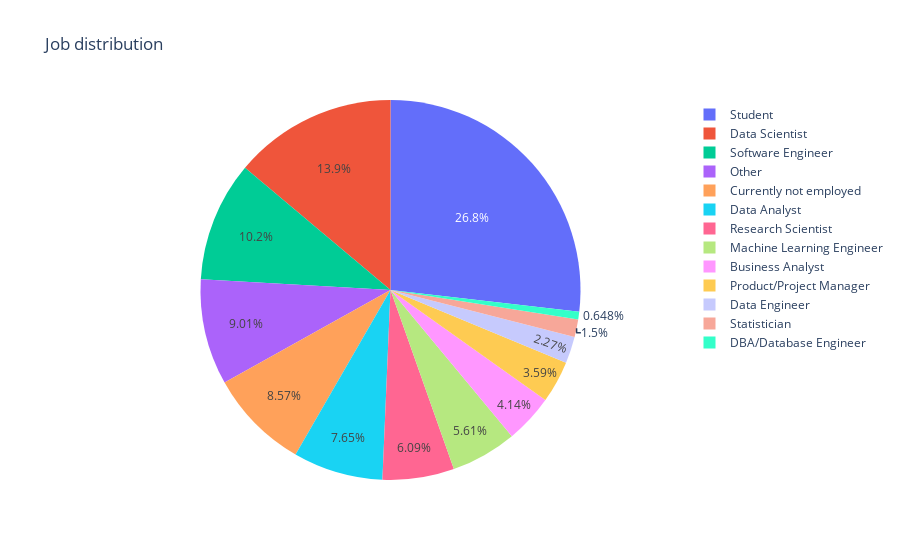

Notebook source saved alongside this figure:
### Code cell
fig = px.pie(Q3, values='Q1', names='Q5', title='Job distribution')
fig.show()

### Figure 1 — Plotly figure (JSON) as saved in the notebook; plotly's stock layout.template omitted (floating-point values rounded to 4 significant figures)
{"data": [{"domain": {"x": [0, 1], "y": [0, 1]}, "hovertemplate": "Q5=%{label}<br>Q1=%{value}<extra></extra>", "labels": ["Student", "Data Scientist", "Software Engineer", "Other", "Currently not employed", "Data Analyst", "Research Scientist", "Machine Learning Engineer", "Business Analyst", "Product/Project Manager", "Data Engineer", "Statistician", "DBA/Database Engineer"], "legendgroup": "", "name": "", "showlegend": true, "type": "pie", "values": [5171, 2676, 1968, 1737, 1652, 1475, 1174, 1082, 798, 692, 437, 290, 125]}], "layout": {"legend": {"tracegroupgap": 0}, "title": {"text": "Job distribution"}}}
